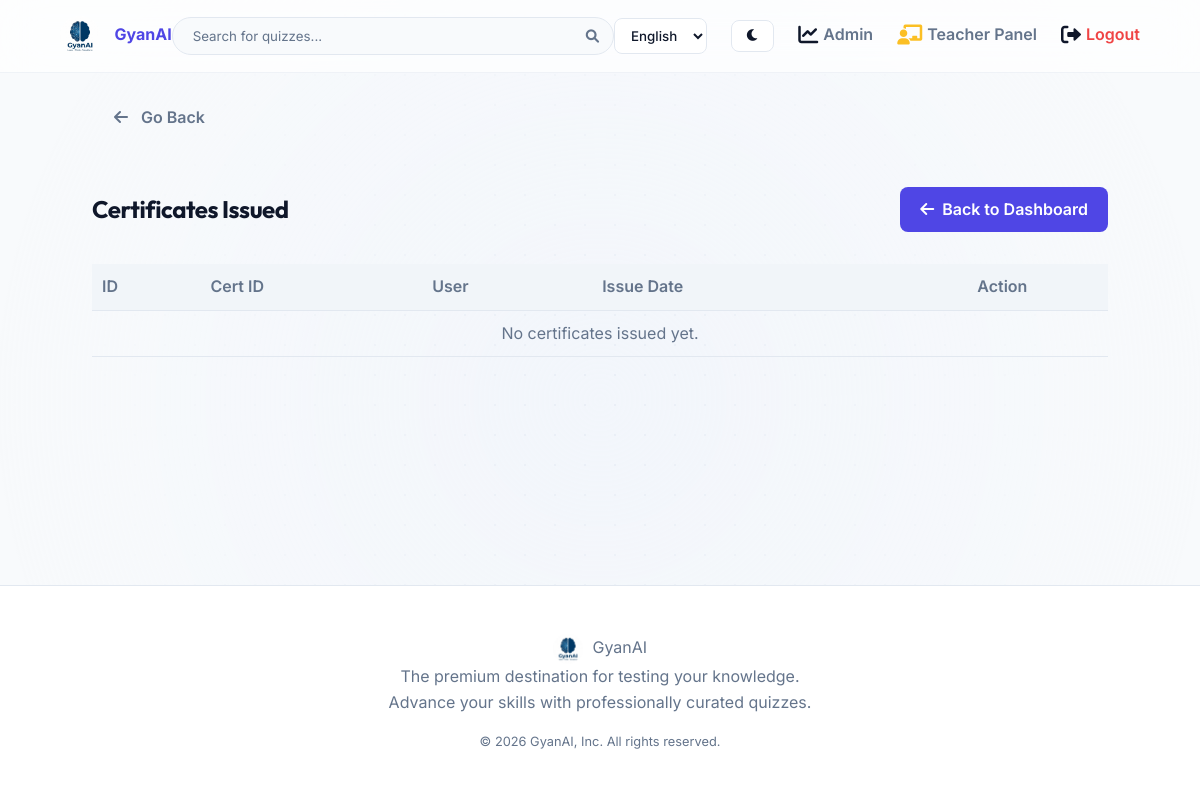
The app's page /admin/certificates (signed in), older data.
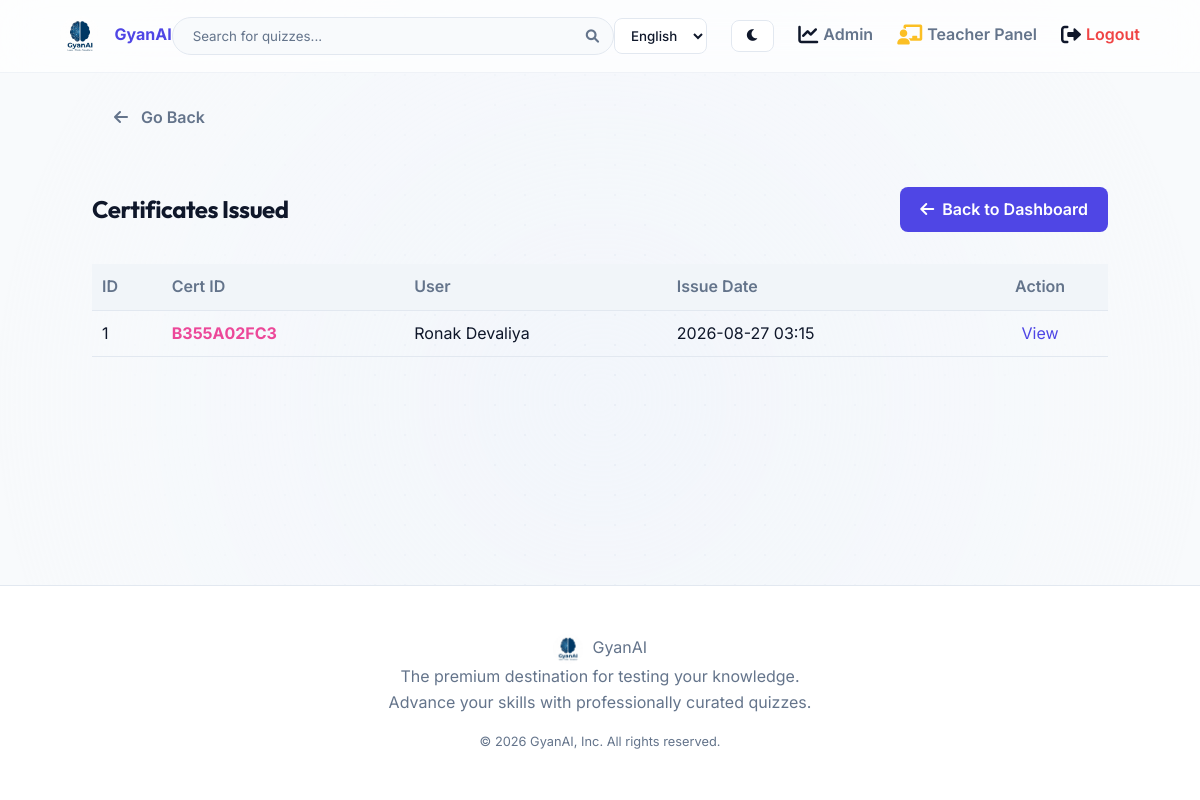
The same page, newer data.
### qgame/models.py (models this page shows)
class Certificate(db.Model):
    id = db.Column(db.Integer, primary_key=True)
    user_id = db.Column(db.Integer, db.ForeignKey('user.id'), nullable=False, index=True)
    attempt_id = db.Column(db.Integer, db.ForeignKey('quiz_attempt.id'), nullable=False, index=True)
    certificate_id = db.Column(db.String(100), unique=True, nullable=False)
    issue_date = db.Column(db.DateTime, default=datetime.utcnow)
    file_path = db.Column(db.String(255), nullable=False)

class User(db.Model, UserMixin):
    id = db.Column(db.Integer, primary_key=True)
    username = db.Column(db.String(50), unique=True, nullable=False)
    password_hash = db.Column(db.String(255), nullable=False)
    role = db.Column(db.String(20), default='user') # 'user' or 'admin'
    name = db.Column(db.String(100), nullable=False)
    email = db.Column(db.String(150), unique=True, nullable=True)
    mobile = db.Column(db.String(20), nullable=True)
    dob = db.Column(db.String(50), nullable=True)
    country = db.Column(db.String(100), nullable=True)
    state = db.Column(db.String(100), nullable=True)
    city = db.Column(db.String(100), nullable=True)
    age = db.Column(db.Integer, nullable=True)
    gender = db.Column(db.String(20), nullable=True)
    education_level = db.Column(db.String(50), nullable=True)
    board = db.Column(db.String(50), nullable=True)
    standard = db.Column(db.String(50), nullable=True)
    stream = db.Column(db.String(50), nullable=True)
    course = db.Column(db.String(100), nullable=True)
    exam = db.Column(db.String(100), nullable=True)
    college = db.Column(db.String(150), nullable=True)
    department = db.Column(db.String(150), nullable=True)
    semester = db.Column(db.String(50), nullable=True)
    profile_photo = db.Column(db.String(255), nullable=True, default='default.png')
    xp = db.Column(db.Integer, default=0)
    level = db.Column(db.Integer, default=1)
    points = db.Column(db.Integer, default=0)
    coins = db.Column(db.Integer, default=0)
    language = db.Column(db.String(10), default='en')
    active_title_id = db.Column(db.Integer, db.ForeignKey('store_item.id'), nullable=True)
    active_border_id = db.Column(db.Integer, db.ForeignKey('store_item.id'), nullable=True)
    attempts = db.relationship('QuizAttempt', backref='user', lazy=True)
    certificates = db.relationship('Certificate', backref='user', lazy=True)
    badges = db.relationship('UserBadge', backref='user', lazy=True)
    inventory = db.relationship('UserInventory', backref='user', lazy=True)
    active_title = db.relationship('StoreItem', foreign_keys=[active_title_id])
    active_border = db.relationship('StoreItem', foreign_keys=[active_border_id])

### qgame/app.py (the view)
@app.route('/admin/certificates')
@login_required
def admin_certificates():
    if current_user.role != 'admin':
        return redirect(url_for('user_dashboard'))
    certificates = Certificate.query.order_by(Certificate.issue_date.desc()).all()
    return render_template('admin/certificates.html', certificates=certificates)

### qgame/app.py (called while the page is built)
def get_locale():
    if current_user and current_user.is_authenticated:
        return current_user.language or 'en'
    return session.get('lang', request.accept_languages.best_match(app.config['BABEL_SUPPORTED_LOCALES']) or 'en')

@login_manager.user_loader
def load_user(user_id):
    return User.query.get(int(user_id))

### qgame/templates/admin/certificates.html
{% extends 'base.html' %}
{% block content %}
<div class="glass-panel" style="padding: 2rem;">
    <div style="display: flex; justify-content: space-between; align-items: center; margin-bottom: 2rem;">
        <h2>Certificates Issued</h2>
        <a href="{{ url_for('admin_dashboard') }}" class="btn btn-primary" style="width: auto; display: inline-flex; align-items: center; gap: 8px; padding: 10px 20px; font-weight: 600; text-decoration: none;">
            <i class="fas fa-arrow-left"></i> Back to Dashboard
        </a>
    </div>
    <table style="width: 100%; border-collapse: collapse; margin-top: 1rem; color: var(--text-primary);">
        <thead>
            <tr style="border-bottom: 1px solid var(--border);">
                <th style="padding: 10px; text-align: left;">ID</th>
                <th style="padding: 10px; text-align: left;">Cert ID</th>
                <th style="padding: 10px; text-align: left;">User</th>
                <th style="padding: 10px; text-align: left;">Issue Date</th>
                <th style="padding: 10px; text-align: center;">Action</th>
            </tr>
        </thead>
        <tbody>
            {% for cert in certificates %}
            <tr style="border-bottom: 1px solid var(--border);">
                <td style="padding: 10px;">{{ cert.id }}</td>
                <td style="padding: 10px; color: var(--secondary); font-weight: bold;">{{ cert.certificate_id }}</td>
                <td style="padding: 10px;">{{ cert.user.name if cert.user else '[Deleted User]' }}</td>
                <td style="padding: 10px;">{{ cert.issue_date.strftime('%Y-%m-%d %H:%M') }}</td>
                <td style="padding: 10px; text-align: center;">
                    <a href="{{ url_for('download_certificate', cert_id=cert.id) }}" target="_blank" style="color: var(--primary); text-decoration: none;">View</a>
                </td>
            </tr>
            {% endfor %}
            {% if not certificates %}
            <tr>
                <td colspan="5" style="padding: 10px; text-align: center; color: var(--text-secondary);">No certificates issued yet.</td>
            </tr>
            {% endif %}
        </tbody>
    </table>
</div>
{% endblock %}

Row changes from the older to the newer data that the page shows:
added Certificate: id "1", certificate_id "B355A02FC3", user "Ronak Devaliya", issue_date "2026-08-27 03:15"
Text that changed along with them:
text no longer shown: "No certificates issued yet."
